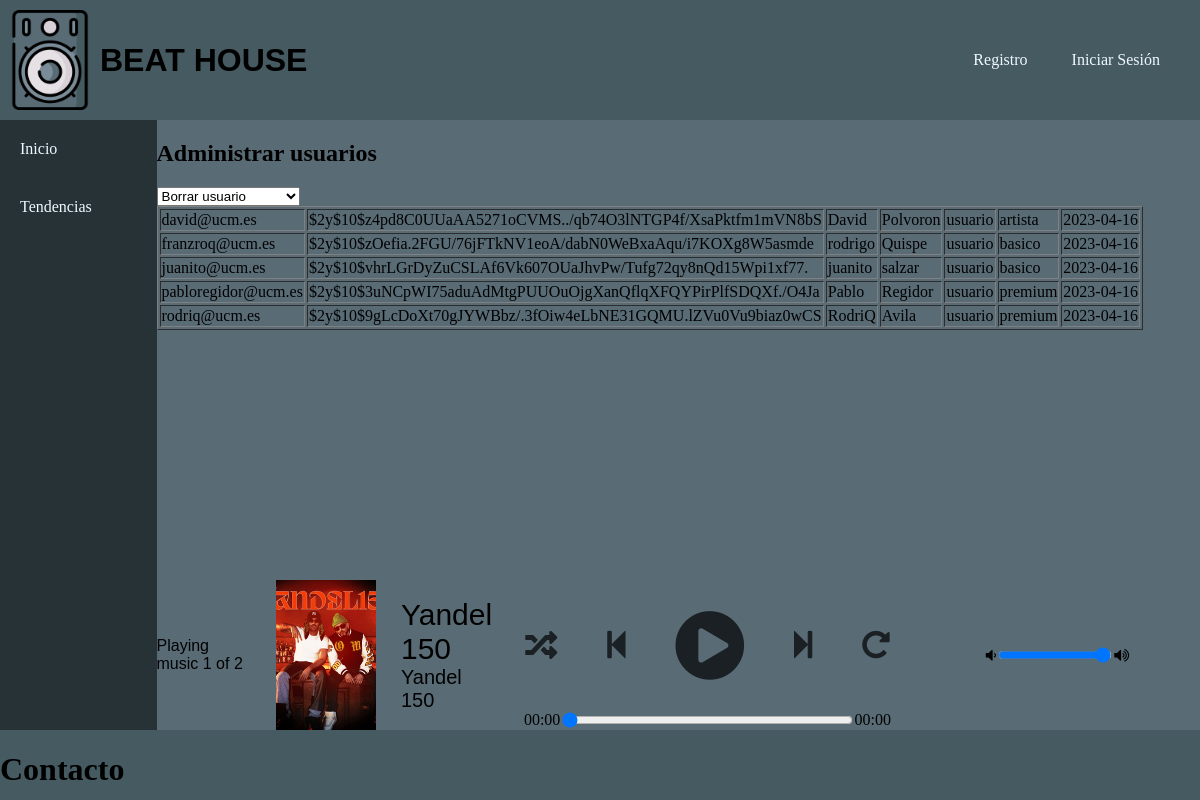
The page /GestionUsuarios.php on the database as committed earlier.
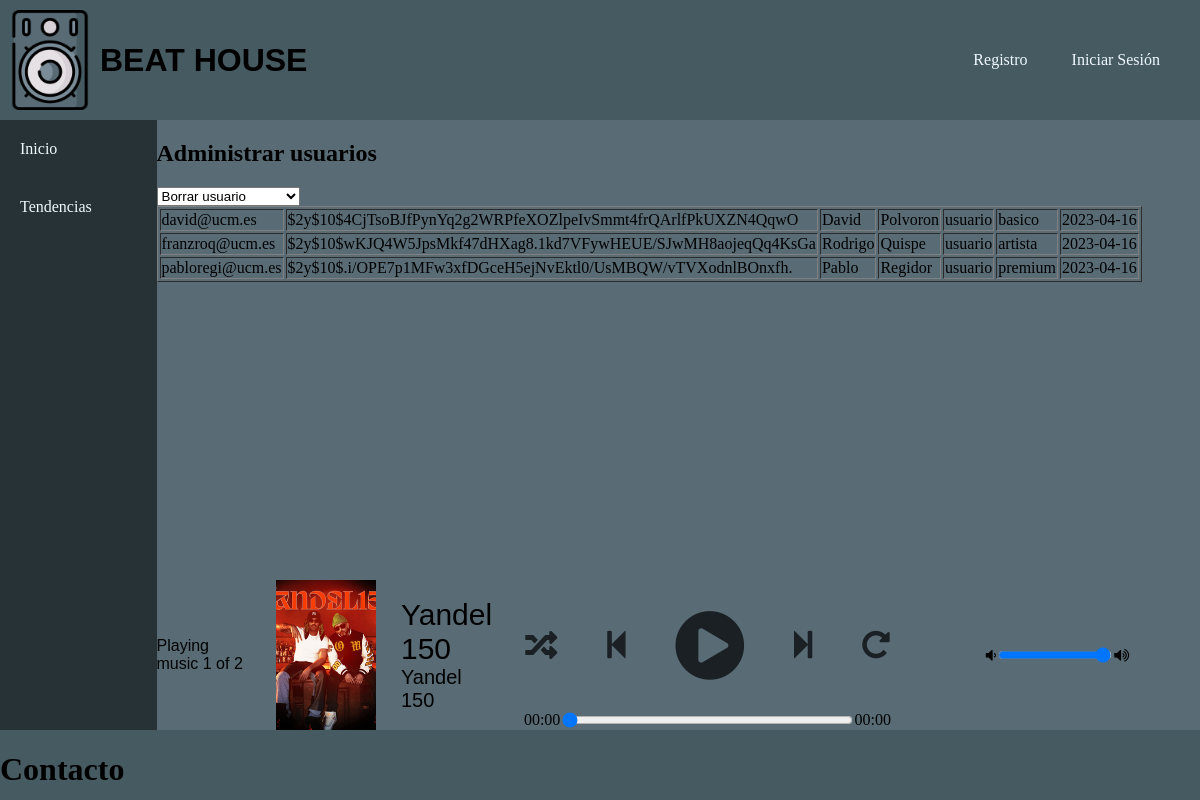
The same page on the database as committed later.
### tables this page shows
CREATE TABLE `usuarios` (
  `email` varchar(50) NOT NULL,
  `contraseña` varchar(100) NOT NULL,
  `nombre` varchar(20) NOT NULL,
  `apellidos` varchar(50) NOT NULL,
  `rol` varchar(10) NOT NULL,
  `tipoPlan` varchar(20) NOT NULL,
  `fechaExpiracionPlan` date NOT NULL
);

### GestionUsuarios.php (the view, shortened to what this page needs)
<?php
    $db = Aplicacion::getInstance()->getConexionBd();
    $consulta = "SELECT * FROM usuarios";
    $resultado = $db->query($consulta);
    $contenidoTabla = "<table border='1'>";
    while ($fila = $resultado->fetch_assoc()) {
        $contenidoTabla .= "<tr>";
        $contenidoTabla .= "<td>".$fila['email']."</td>";
        $contenidoTabla .= "<td>".$fila['contraseña']."</td>";
        $contenidoTabla .= "<td>".$fila['nombre']."</td>";
        $contenidoTabla .= "<td>".$fila['apellidos']."</td>";
        $contenidoTabla .= "<td>".$fila['rol']."</td>";
        $contenidoTabla .= "<td>".$fila['tipoPlan']."</td>";
        $contenidoTabla .= "<td>".$fila['fechaExpiracionPlan']."</td>";
        $contenidoTabla .= "</tr>";
    }
    $contenidoTabla .= "</table>";
    $contenidoPrincipal = <<<EOS
        <h1>Administrar usuarios</h1>
        <select name="operacion">
            <option value='borrar'>Borrar usuario</option>
            <option value='rename'>Renombrar usuario</option>
            <option value='cambiarPass'>Cambiar contraseña</option>
        </select>
    EOS;
        $contenidoPrincipal.=$contenidoTabla;
    require RAIZ_APP."/vistas/plantillas/plantilla.php";
?>

### includes/vistas/plantillas/plantilla.php (shortened to what this page needs)
<!DOCTYPE html>
<html lang="en">
<head>
    <link id="estilo" rel="stylesheet" type="text/css" href="<?=RUTA_CSS?>/estilospoty.css">
    <link rel="stylesheet" href="<?=RUTA_CSS?>/estiloreproductor.css">
    <link rel="stylesheet" href="https://cdnjs.cloudflare.com/ajax/libs/font-awesome/5.13.0/css/all.min.css">
    <link rel="stylesheet" href="https://cdnjs.cloudflare.com/ajax/libs/font-awesome/4.7.0/css/font-awesome.min.css">
</head>
<body>
    <?php
        require(RAIZ_APP.'/vistas/comun/cabecera.php');
    ?>
    <main class= "main">
        <?php
            require(RAIZ_APP.'/vistas/comun/sidebarIzq.php');
        ?>
        <section class="panelCentral">
            <div class="contenidoPrincipal">
                <?=$contenidoPrincipal?>
            </div>
            <?php
                if(!isset($_SESSION['login'])){
                    require(RAIZ_APP.'/vistas/comun/reproductor.php');
                }
                else{
                    if($_SESSION['rol']!= 'admin'){
                        require(RAIZ_APP.'/vistas/comun/reproductor.php');
                    }
                }
            ?>
        </section>
    </main>
    <?php
        require(RAIZ_APP.'/vistas/comun/footer.php');
    ?>
</body>
</html>

### includes/vistas/comun/cabecera.php
<?php
function mostrarSaludo() {
	if (isset($_SESSION['login']) && ($_SESSION['login']===true)) {
		return "Bienvenido, {$_SESSION['nombre']} <a href='logout.php'>(salir)</a>";
	} else {
		return "<ul>
        <li><a href='registro.php'>Registro</a></li>
        <li><a href='login.php'>Iniciar Sesión</a></li>
    </ul>";
	}
}
?>
<header class="header">
        <div class="logo-titulo">
            <img src="<?=RUTA_IMGS?>/Altavoz2.png" alt="logo" class="logo">
            <h1>BEAT HOUSE</h1>
        </div>
        <div class="usuario">
            <?= mostrarSaludo(); ?>
        </div>
</header>

### includes/vistas/comun/sidebarIzq.php (shortened to what this page needs)
<section class="panelIzquierdo">
    <?php
        if(!isset($_SESSION['login'])){
            echo"<ul>
                    <li><a href='index.php'>Inicio</a></li>
                    <li><a href='.html'>Tendencias</a></li>
                </ul>";
        }
    ?>
</section>

### includes/vistas/comun/reproductor.php
<div class="reproductor">
    <div class="infoCancion">
        <div class="now-playing">PLAYING x OF y</div>
        <div class="track-art"></div>
        <div class="name-Artist">
            <div class="track-name">Track Name</div>
            <div class="track-artist">Track Artist</div>
        </div>
    </div>
    <div class="botonesTimer">
        <div class="buttons">
            <div class="random-track" onclick="randomTrack()">
                <i class="fas fa-random fa-2x" title="random"></i>
            </div>
            <div class="prev-track" onclick="prevTrack()">
                <i class="fa fa-step-backward fa-2x"></i>
            </div>
            <div class="playpause-track" onclick="playpauseTrack()">
                <i class="fa fa-play-circle fa-5x"></i>
            </div>
            <div class="next-track" onclick="nextTrack()">
                <i class="fa fa-step-forward fa-2x"></i>
            </div>
            <div class="repeat-track" onclick="repeatTrack()">
                <i class="fa fa-repeat fa-2x" title="repeat"></i>
            </div>
        </div>
        <div class="timer">
            <div class="current-time">00:00</div>
            <input type="range" min="1" max="100" value="0" class="seek_slider" onchange="seekTo()">
            <div class="total-duration">00:00</div>
        </div>
    </div>
    <div class="volumen">
        <i class="fa fa-volume-down"></i>
        <input type="range" min="0" max="100" value="99" class="volume_slider" onchange="setVolume()">
        <i class="fa fa-volume-up"></i>
    </div>
</div>

### includes/vistas/comun/footer.php
<footer class= "footer">
        <h1>Contacto</h1>
</footer>

### css/estilospoty.css (style rules this page uses)
.header img { width: 100px; height: 100px; padding-top: 10px; padding-bottom: 10px; }
.header h1 { font-family: sans-serif; }
.header { background-color: #465A61; display: flex; justify-content: space-between; }
.logo-titulo { display: flex; justify-content: space-between; align-items: center; }
.usuario { display: flex; align-items: center; justify-content: space-between; padding-right: 20px; }
.usuario ul { margin: 0; padding: 0; list-style: none; }
.usuario a { text-decoration: none; color: aliceblue; }
.usuario ul li { display: inline-block; }
.usuario ul li a { display: block; padding: 20px; border-radius: 5px; }
body { background-color: #596C76; margin: 0; display: flex; flex-direction: column; }
.main { width: 100%; height: calc(100vh - 190px); display: flex; justify-content: center; align-items: center; }
.panelIzquierdo { width: 15%; height: calc(100vh - 190px); background-color: #273236; }
.panelIzquierdo ul { margin: 0; padding: 0; list-style: none; }
.panelIzquierdo a { text-decoration: none; color: aliceblue; }
.panelIzquierdo ul li { display: block; }
.panelIzquierdo ul li a { display: block; padding: 20px; }
.panelCentral { width: 100%; height: 100%; }
.contenidoPrincipal { width: 100%; height: calc(100vh - 340px); display: block; overflow-y: auto; }
.reproductor { width: 100%; height: 150px; }
footer { background-color: #465A61; width: 100%; height: 70px; }

### css/estiloreproductor.css (style rules this page uses)
.reproductor { background-color: #596C76; display: flex; justify-content: center; align-items: start; }
.infoCancion { width: 100%; height: 100%; display: flex; justify-content: center; align-items: center; font-family: Arial, Helvetica, sans-serif; }
.name-Artist { display: inline-block; justify-content: center; align-items: center; }
.track-name { font-size: 30px; }
.track-artist { font-size: 20px; }
.botonesTimer { width: 100%; height: 100%; justify-content: center; display: block; justify-content: center; align-items: center; }
.track-art { margin: 25px; height: 150px; width: 150px; background-size: cover; background-position: center; }
.buttons { display: flex; justify-content: center; align-items: center; }
.timer { display: flex; justify-content: center; align-items: center; }
.seek_slider { width: 70%; }
.repeat-track, .random-track, .playpause-track, .prev-track, .next-track { padding: 25px; opacity: 0.7; transition: opacity .2s; }
.volumen { width: 100%; height: 100%; display: flex; justify-content: center; align-items: center; }
.volume_slider { width: 40%; }

Rows that differ between the two databases and show on the page:
removed usuarios: email "juanito@ucm.es", contraseña "$2y$10$vhrLGrDyZuCSLAf6Vk607OUaJhvPw/Tufg72qy8nQd15Wpi1xf77.", nombre "juanito", apellidos "salzar", rol "usuario", tipoPlan "basico", fechaExpiracionPlan "2023-04-16"
removed usuarios: email "pabloregidor@ucm.es", contraseña "$2y$10$3uNCpWI75aduAdMtgPUUOuOjgXanQflqXFQYPirPlfSDQXf./O4Ja", nombre "Pablo", apellidos "Regidor", rol "usuario", tipoPlan "premium", fechaExpiracionPlan "2023-04-16"
removed usuarios: email "rodriq@ucm.es", contraseña "$2y$10$9gLcDoXt70gJYWBbz/.3fOiw4eLbNE31GQMU.lZVu0Vu9biaz0wCS", nombre "RodriQ", apellidos "Avila", rol "usuario", tipoPlan "premium", fechaExpiracionPlan "2023-04-16"
changed usuarios "david@ucm.es": contraseña "$2y$10$z4pd8C0UUaAA5271oCVMS../qb74O3lNTGP4f/XsaPktfm1mVN8bS" → "$2y$10$4CjTsoBJfPynYq2g2WRPfeXOZlpeIvSmmt4frQArlfPkUXZN4QqwO"; tipoPlan "artista" → "basico"
changed usuarios "franzroq@ucm.es": contraseña "$2y$10$zOefia.2FGU/76jFTkNV1eoA/dabN0WeBxaAqu/i7KOXg8W5asmde" → "$2y$10$wKJQ4W5JpsMkf47dHXag8.1kd7VFywHEUE/SJwMH8aojeqQq4KsGa"; nombre "rodrigo" → "Rodrigo"; tipoPlan "basico" → "artista"
added usuarios: email "pabloregi@ucm.es", contraseña "$2y$10$.i/OPE7p1MFw3xfDGceH5ejNvEktl0/UsMBQW/vTVXodnlBOnxfh.", nombre "Pablo", apellidos "Regidor", rol "usuario", tipoPlan "premium", fechaExpiracionPlan "2023-04-16"
